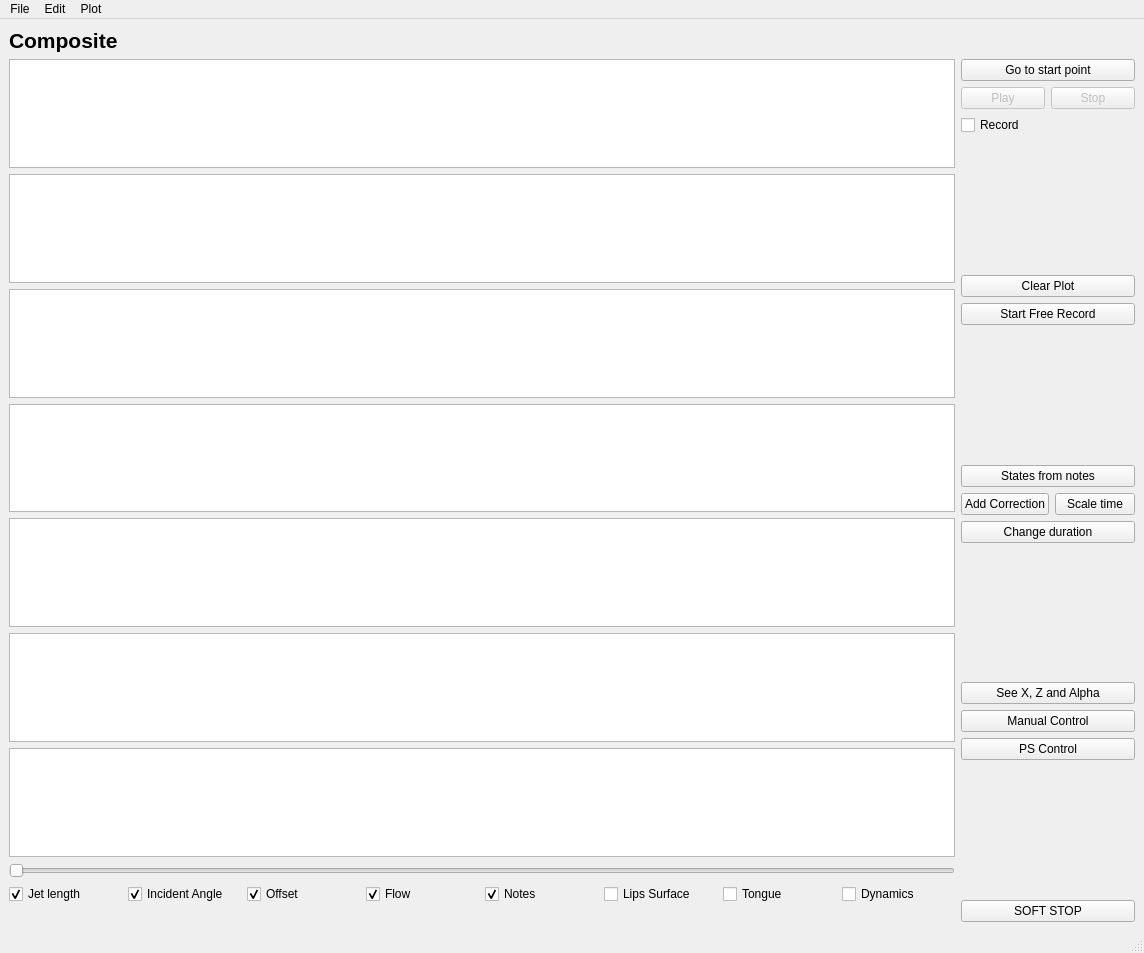
<?xml version="1.0" encoding="UTF-8"?>
<ui version="4.0">
 <class>MainWindow</class>
 <widget class="QMainWindow" name="MainWindow">
  <property name="geometry">
   <rect>
    <x>0</x>
    <y>0</y>
    <width>1144</width>
    <height>953</height>
   </rect>
  </property>
  <property name="windowTitle">
   <string>MainWindow</string>
  </property>
  <widget class="QWidget" name="centralwidget">
   <layout class="QGridLayout" name="gridLayout_2">
    <item row="3" column="0">
     <layout class="QHBoxLayout" name="horizontalLayout">
      <item>
       <widget class="QCheckBox" name="checkBox">
        <property name="text">
         <string>Jet length</string>
        </property>
        <property name="checked">
         <bool>true</bool>
        </property>
       </widget>
      </item>
      <item>
       <widget class="QCheckBox" name="checkBox_2">
        <property name="text">
         <string>Incident Angle</string>
        </property>
        <property name="checked">
         <bool>true</bool>
        </property>
       </widget>
      </item>
      <item>
       <widget class="QCheckBox" name="checkBox_3">
        <property name="text">
         <string>Offset</string>
        </property>
        <property name="checked">
         <bool>true</bool>
        </property>
       </widget>
      </item>
      <item>
       <widget class="QCheckBox" name="checkBox_4">
        <property name="text">
         <string>Flow</string>
        </property>
        <property name="checked">
         <bool>true</bool>
        </property>
       </widget>
      </item>
      <item>
       <widget class="QCheckBox" name="checkBox_5">
        <property name="text">
         <string>Notes</string>
        </property>
        <property name="checked">
         <bool>true</bool>
        </property>
       </widget>
      </item>
      <item>
       <widget class="QCheckBox" name="checkBox_6">
        <property name="text">
         <string>Lips Surface</string>
        </property>
       </widget>
      </item>
      <item>
       <widget class="QCheckBox" name="checkBox_7">
        <property name="text">
         <string>Tongue</string>
        </property>
       </widget>
      </item>
      <item>
       <widget class="QCheckBox" name="checkBox_8">
        <property name="text">
         <string>Dynamics</string>
        </property>
       </widget>
      </item>
     </layout>
    </item>
    <item row="0" column="0">
     <widget class="QLabel" name="label">
      <property name="font">
       <font>
        <pointsize>16</pointsize>
        <bold>true</bold>
       </font>
      </property>
      <property name="text">
       <string>Composite</string>
      </property>
     </widget>
    </item>
    <item row="1" column="1" rowspan="6">
     <layout class="QVBoxLayout" name="verticalLayout_2">
      <item>
       <widget class="QPushButton" name="goToCoursorButton">
        <property name="enabled">
         <bool>true</bool>
        </property>
        <property name="text">
         <string>Go to start point</string>
        </property>
       </widget>
      </item>
      <item>
       <layout class="QHBoxLayout" name="horizontalLayout_4">
        <item>
         <widget class="QPushButton" name="playButton">
          <property name="enabled">
           <bool>false</bool>
          </property>
          <property name="text">
           <string>Play</string>
          </property>
          <property name="checkable">
           <bool>false</bool>
          </property>
          <property name="autoDefault">
           <bool>false</bool>
          </property>
          <property name="default">
           <bool>false</bool>
          </property>
          <property name="flat">
           <bool>false</bool>
          </property>
         </widget>
        </item>
        <item>
         <widget class="QPushButton" name="stopButton">
          <property name="enabled">
           <bool>false</bool>
          </property>
          <property name="text">
           <string>Stop</string>
          </property>
         </widget>
        </item>
       </layout>
      </item>
      <item>
       <widget class="QCheckBox" name="recordCheckBox">
        <property name="text">
         <string>Record</string>
        </property>
       </widget>
      </item>
      <item>
       <spacer name="verticalSpacer">
        <property name="orientation">
         <enum>Qt::Vertical</enum>
        </property>
        <property name="sizeHint" stdset="0">
         <size>
          <width>20</width>
          <height>40</height>
         </size>
        </property>
       </spacer>
      </item>
      <item>
       <widget class="QPushButton" name="clearPlotButton">
        <property name="text">
         <string>Clear Plot</string>
        </property>
       </widget>
      </item>
      <item>
       <widget class="QPushButton" name="startFreeRocordingButton">
        <property name="text">
         <string>Start Free Record</string>
        </property>
       </widget>
      </item>
      <item>
       <spacer name="verticalSpacer_2">
        <property name="orientation">
         <enum>Qt::Vertical</enum>
        </property>
        <property name="sizeHint" stdset="0">
         <size>
          <width>20</width>
          <height>40</height>
         </size>
        </property>
       </spacer>
      </item>
      <item>
       <widget class="QPushButton" name="statesFromNotesButton">
        <property name="text">
         <string>States from notes</string>
        </property>
       </widget>
      </item>
      <item>
       <layout class="QHBoxLayout" name="horizontalLayout_2">
        <item>
         <widget class="QPushButton" name="addCorrectionButton">
          <property name="text">
           <string>Add Correction</string>
          </property>
         </widget>
        </item>
        <item>
         <widget class="QPushButton" name="scaleTimeButton">
          <property name="text">
           <string>Scale time</string>
          </property>
         </widget>
        </item>
       </layout>
      </item>
      <item>
       <widget class="QPushButton" name="changeDurationButton">
        <property name="text">
         <string>Change duration</string>
        </property>
       </widget>
      </item>
      <item>
       <spacer name="verticalSpacer_3">
        <property name="orientation">
         <enum>Qt::Vertical</enum>
        </property>
        <property name="sizeHint" stdset="0">
         <size>
          <width>20</width>
          <height>40</height>
         </size>
        </property>
       </spacer>
      </item>
      <item>
       <widget class="QPushButton" name="seeMotorRefsButton">
        <property name="enabled">
         <bool>true</bool>
        </property>
        <property name="text">
         <string>See X, Z and Alpha</string>
        </property>
       </widget>
      </item>
      <item>
       <widget class="QPushButton" name="manualControlButton">
        <property name="text">
         <string>Manual Control</string>
        </property>
       </widget>
      </item>
      <item>
       <widget class="QPushButton" name="psControlButton">
        <property name="text">
         <string>PS Control</string>
        </property>
       </widget>
      </item>
      <item>
       <spacer name="verticalSpacer_4">
        <property name="orientation">
         <enum>Qt::Vertical</enum>
        </property>
        <property name="sizeHint" stdset="0">
         <size>
          <width>20</width>
          <height>40</height>
         </size>
        </property>
       </spacer>
      </item>
      <item>
       <widget class="QPushButton" name="softStopButton">
        <property name="sizePolicy">
         <sizepolicy hsizetype="Minimum" vsizetype="Minimum">
          <horstretch>0</horstretch>
          <verstretch>0</verstretch>
         </sizepolicy>
        </property>
        <property name="text">
         <string>SOFT STOP</string>
        </property>
       </widget>
      </item>
     </layout>
    </item>
    <item row="1" column="0">
     <layout class="QVBoxLayout" name="verticalLayout">
      <property name="sizeConstraint">
       <enum>QLayout::SetMaximumSize</enum>
      </property>
      <item>
       <widget class="PlotWidget" name="graphicsView"/>
      </item>
      <item>
       <widget class="PlotWidget" name="graphicsView_2"/>
      </item>
      <item>
       <widget class="PlotWidget" name="graphicsView_3"/>
      </item>
      <item>
       <widget class="PlotWidget" name="graphicsView_4"/>
      </item>
      <item>
       <widget class="PlotWidget" name="graphicsView_5"/>
      </item>
      <item>
       <widget class="PlotWidget" name="graphicsView_6"/>
      </item>
      <item>
       <widget class="PlotWidget" name="graphicsView_7"/>
      </item>
     </layout>
    </item>
    <item row="2" column="0">
     <widget class="QSlider" name="horizontalSlider">
      <property name="orientation">
       <enum>Qt::Horizontal</enum>
      </property>
     </widget>
    </item>
   </layout>
  </widget>
  <widget class="QMenuBar" name="menubar">
   <property name="geometry">
    <rect>
     <x>0</x>
     <y>0</y>
     <width>1144</width>
     <height>26</height>
    </rect>
   </property>
   <widget class="QMenu" name="menuFile">
    <property name="title">
     <string>File</string>
    </property>
    <widget class="QMenu" name="menuOpen_recent">
     <property name="title">
      <string>Open recent</string>
     </property>
    </widget>
    <addaction name="actionNew"/>
    <addaction name="actionOpen"/>
    <addaction name="menuOpen_recent"/>
    <addaction name="separator"/>
    <addaction name="actionSave"/>
    <addaction name="actionSave_as"/>
    <addaction name="separator"/>
    <addaction name="actionSettings"/>
   </widget>
   <widget class="QMenu" name="menuPlot">
    <property name="title">
     <string>Plot</string>
    </property>
    <addaction name="actionLip_to_edge_distance"/>
    <addaction name="actionIncident_angle"/>
    <addaction name="actionOffset"/>
    <addaction name="actionPosition"/>
    <addaction name="actionMouth_Pressure"/>
    <addaction name="actionMass_Flow_Rate"/>
    <addaction name="actionVolume_Flow_Rate"/>
    <addaction name="actionAir_Temperature"/>
    <addaction name="actionSound_Frequency"/>
    <addaction name="actionX"/>
    <addaction name="actionZ"/>
    <addaction name="actionAlpha"/>
   </widget>
   <widget class="QMenu" name="menuEdit">
    <property name="title">
     <string>Edit</string>
    </property>
    <addaction name="actionUndo"/>
    <addaction name="actionRedo"/>
    <addaction name="separator"/>
    <addaction name="actionChange_to_task_space"/>
    <addaction name="actionChange_to_joint_space"/>
   </widget>
   <addaction name="menuFile"/>
   <addaction name="menuEdit"/>
   <addaction name="menuPlot"/>
  </widget>
  <widget class="QStatusBar" name="statusbar"/>
  <action name="actionNew">
   <property name="text">
    <string>New</string>
   </property>
   <property name="shortcut">
    <string>Ctrl+N</string>
   </property>
  </action>
  <action name="actionOpen">
   <property name="text">
    <string>Open</string>
   </property>
  </action>
  <action name="actionSave">
   <property name="text">
    <string>Save</string>
   </property>
   <property name="shortcut">
    <string>Ctrl+S</string>
   </property>
  </action>
  <action name="actionSave_as">
   <property name="text">
    <string>Save as...</string>
   </property>
  </action>
  <action name="actionSettings">
   <property name="text">
    <string>Settings</string>
   </property>
  </action>
  <action name="actiondd">
   <property name="text">
    <string>dd</string>
   </property>
  </action>
  <action name="actionLip_to_edge_distance">
   <property name="text">
    <string>Lip-to-edge distance</string>
   </property>
  </action>
  <action name="actionIncident_angle">
   <property name="text">
    <string>Incident angle</string>
   </property>
  </action>
  <action name="actionOffset">
   <property name="text">
    <string>Offset</string>
   </property>
  </action>
  <action name="actionPosition">
   <property name="text">
    <string>Position</string>
   </property>
  </action>
  <action name="actionMouth_Pressure">
   <property name="text">
    <string>Mouth Pressure</string>
   </property>
  </action>
  <action name="actionMass_Flow_Rate">
   <property name="text">
    <string>Mass Flow Rate</string>
   </property>
  </action>
  <action name="actionVolume_Flow_Rate">
   <property name="text">
    <string>Volume Flow Rate</string>
   </property>
  </action>
  <action name="actionAir_Temperature">
   <property name="text">
    <string>Air Temperature</string>
   </property>
  </action>
  <action name="actionSound_Frequency">
   <property name="text">
    <string>Sound Frequency</string>
   </property>
  </action>
  <action name="actionX">
   <property name="text">
    <string>X</string>
   </property>
  </action>
  <action name="actionZ">
   <property name="text">
    <string>Z</string>
   </property>
  </action>
  <action name="actionAlpha">
   <property name="text">
    <string>Alpha</string>
   </property>
  </action>
  <action name="actionUndo">
   <property name="text">
    <string>Undo</string>
   </property>
   <property name="shortcut">
    <string>Ctrl+Z</string>
   </property>
  </action>
  <action name="actionRedo">
   <property name="text">
    <string>Redo</string>
   </property>
   <property name="shortcut">
    <string>Ctrl+Y</string>
   </property>
  </action>
  <action name="actionChange_to_task_space">
   <property name="text">
    <string>Change to task space</string>
   </property>
  </action>
  <action name="actionChange_to_joint_space">
   <property name="text">
    <string>Change to joint space</string>
   </property>
  </action>
 </widget>
 <customwidgets>
  <customwidget>
   <class>PlotWidget</class>
   <extends>QGraphicsView</extends>
   <header>pyqtgraph</header>
  </customwidget>
 </customwidgets>
 <resources/>
 <connections/>
</ui>
